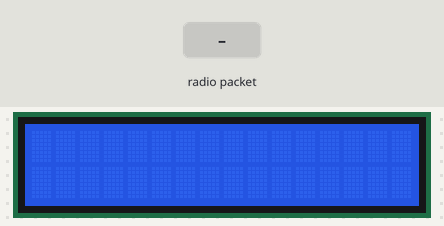
A sketch run on a simulated Arduino Uno, built with avr-gcc and run on an emulated ATmega328P. On the bench: 16×2 character LCD. The inputs (shaded band) are chosen by the test bench. No radio packets arrive unless stated.

Above: at 1.2 s.
1.3 s: radio packet "1" arrives
At 2.3 s:
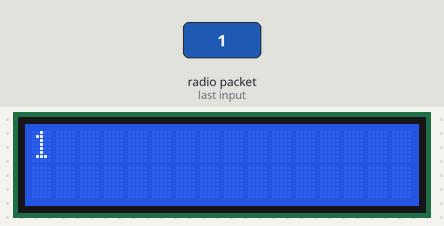
2.8 s: radio packet "0" arrives
At 3.5 s:
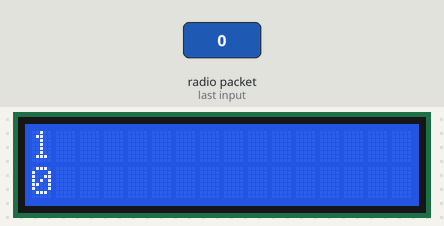
4.3 s: radio packet "2" arrives
At 4.7 s:
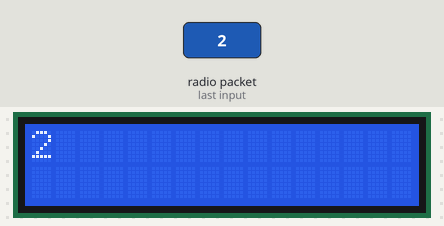
Timing chart, 0 to 7.3 s (numbered marks = the images above; inputs shaded):
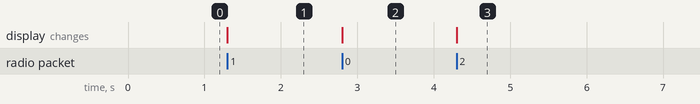

Measured:
- after the input at 1.3 s, the display: changes at once (image 1)
- after the input at 2.8 s, the display: changes at once (image 2)
- after the input at 4.3 s, the display: changes at once (image 3)

The sketch:

Reciever.ino
```cpp
 /* WIRELESS NOTICE BOARD SYSTEM
 * Reciever
 */

#include <VirtualWire.h>
#include <LiquidCrystal.h>
LiquidCrystal lcd(7, 6, 5, 4, 3, 2);
char cad[100];
int pos = 0;
void setup()
{
lcd.begin(16, 2);
lcd.setCursor(1, 0);
vw_setup(2000);
vw_rx_start();
}
void loop()
{
byte buf[VW_MAX_MESSAGE_LEN];
byte buflen = VW_MAX_MESSAGE_LEN;
int i;
if( vw_get_message(buf, &buflen) )
{
if(pos < 2)
lcd.setCursor(0, pos);
else
{
pos=0;
lcd.clear();
}
for (i = 0; i < buflen; i++)
{
lcd.print((char)buf[i]);
pos++;

}
}
}
```
